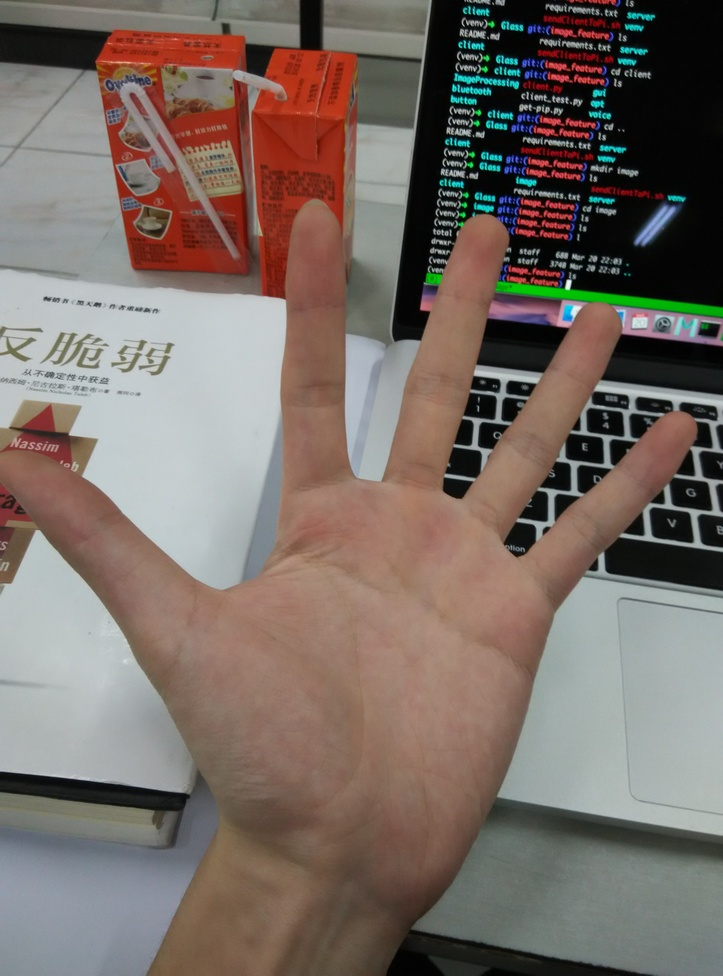
#> input picture image/front.jpg, 723 x 976 px, shrunk from 3120 x 4208 before the run
$ python test.py
#> lines starting #> are read from the running program, lines starting #| are printed output that depends on the picture

import numpy as np
import cv2


img = cv2.imread('front.jpg',0)
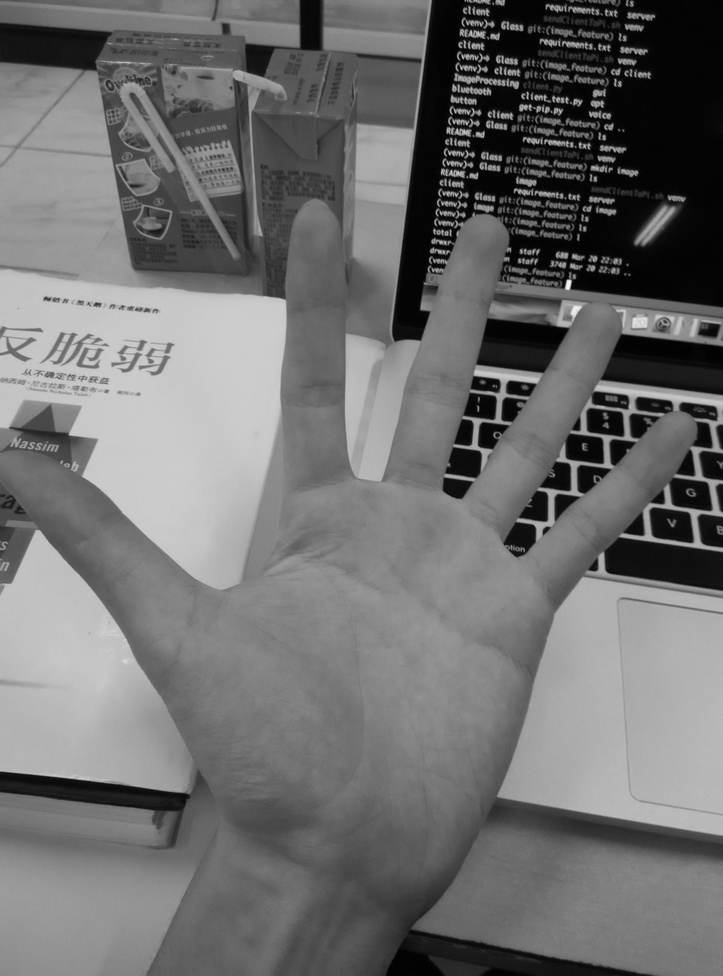
#> img: shape (976, 723); min 0, max 245, mean 111.4
cv2.imshow('image',img)
cv2.waitKey()
cv2.destroyAllWindows()

$ run again, with image/back.jpg copied over image/front.jpg
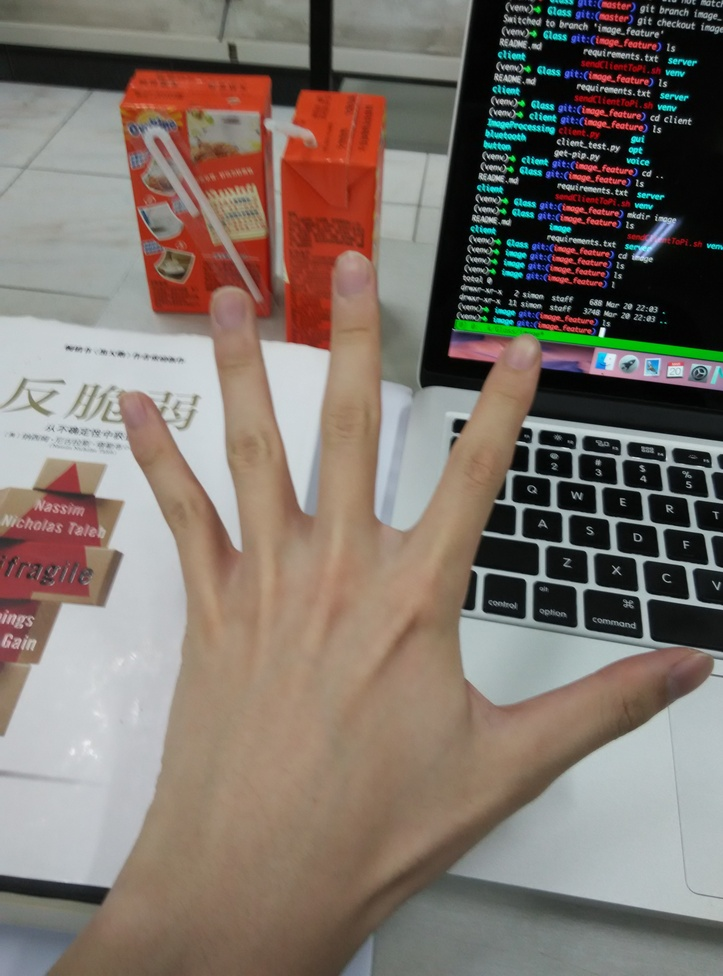
#> input picture image/back.jpg, 723 x 976 px, shrunk from 3120 x 4208 before the run
#> `img = cv2.imread('front.jpg',0)`:
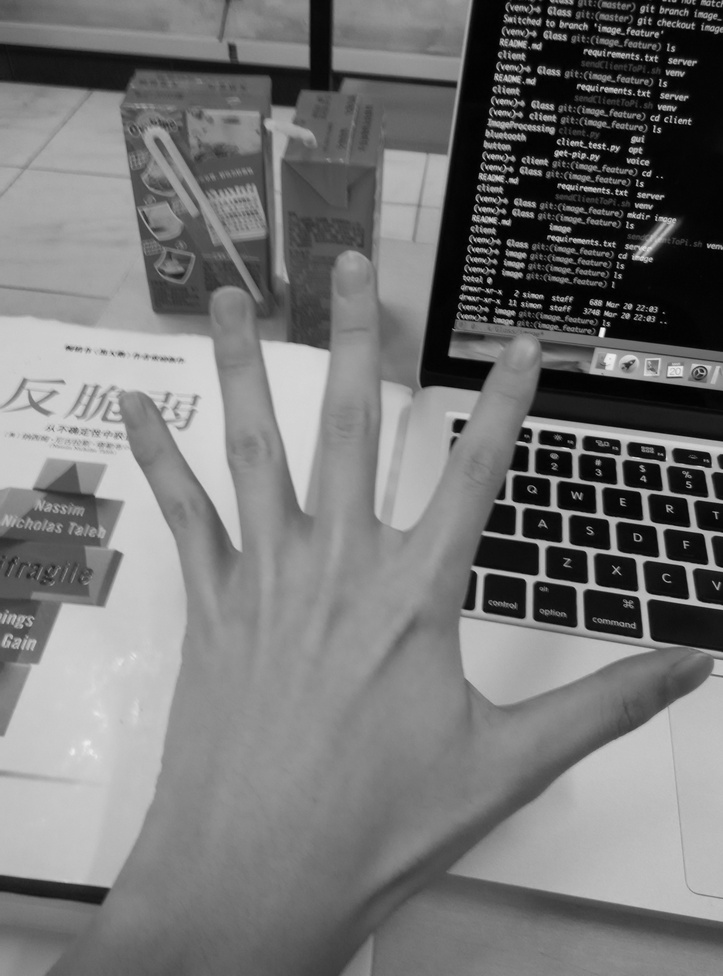
#> img: shape (976, 723); min 0, max 248, mean 117.5
